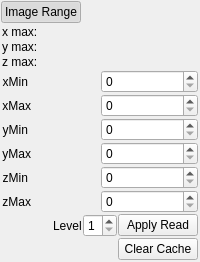
             <widget class="QWidget" name="widget_2" native="true">
              <property name="sizePolicy">
               <sizepolicy hsizetype="Preferred" vsizetype="Fixed">
                <horstretch>0</horstretch>
                <verstretch>0</verstretch>
               </sizepolicy>
              </property>
              <layout class="QGridLayout" name="gridLayout_2">
               <property name="leftMargin">
                <number>1</number>
               </property>
               <property name="topMargin">
                <number>1</number>
               </property>
               <property name="rightMargin">
                <number>1</number>
               </property>
               <property name="bottomMargin">
                <number>1</number>
               </property>
               <property name="spacing">
                <number>1</number>
               </property>
               <item row="0" column="0" alignment="Qt::AlignLeft">
                <widget class="QPushButton" name="pushButton">
                 <property name="text">
                  <string>Image Range</string>
                 </property>
                 <property name="icon">
                  <iconset resource="../sparsetracer.qrc">
                   <normaloff>:/new/tracer/Resource/plus.png</normaloff>
                   <normalon>:/new/tracer/Resource/minus.png</normalon>:/new/tracer/Resource/plus.png</iconset>
                 </property>
                 <property name="checkable">
                  <bool>true</bool>
                 </property>
                 <property name="checked">
                  <bool>true</bool>
                 </property>
                 <property name="flat">
                  <bool>true</bool>
                 </property>
                </widget>
               </item>
               <item row="1" column="0">
                <widget class="QWidget" name="widget" native="true">
                 <layout class="QGridLayout" name="gridLayout">
                  <property name="leftMargin">
                   <number>1</number>
                  </property>
                  <property name="topMargin">
                   <number>1</number>
                  </property>
                  <property name="rightMargin">
                   <number>1</number>
                  </property>
                  <property name="bottomMargin">
                   <number>1</number>
                  </property>
                  <property name="spacing">
                   <number>1</number>
                  </property>
                  <item row="1" column="0" alignment="Qt::AlignLeft">
                   <widget class="QLabel" name="yRangeLabel">
                    <property name="text">
                     <string>y max:</string>
                    </property>
                   </widget>
                  </item>
                  <item row="0" column="0" alignment="Qt::AlignLeft">
                   <widget class="QLabel" name="xRangeLabel">
                    <property name="minimumSize">
                     <size>
                      <width>0</width>
                      <height>10</height>
                     </size>
                    </property>
                    <property name="text">
                     <string>x max:</string>
                    </property>
                   </widget>
                  </item>
                  <item row="3" column="0">
                   <layout class="QHBoxLayout" name="horizontalLayout">
                    <item>
                     <layout class="QVBoxLayout" name="verticalLayout">
                      <item alignment="Qt::AlignLeft">
                       <widget class="QLabel" name="xMinLabel">
                        <property name="sizePolicy">
                         <sizepolicy hsizetype="Preferred" vsizetype="Preferred">
                          <horstretch>0</horstretch>
                          <verstretch>0</verstretch>
                         </sizepolicy>
                        </property>
                        <property name="minimumSize">
                         <size>
                          <width>0</width>
                          <height>0</height>
                         </size>
                        </property>
                        <property name="maximumSize">
                         <size>
                          <width>16777215</width>
                          <height>16777215</height>
                         </size>
                        </property>
                        <property name="text">
                         <string>xMin</string>
                        </property>
                        <property name="alignment">
                         <set>Qt::AlignRight|Qt::AlignTrailing|Qt::AlignVCenter</set>
                        </property>
                       </widget>
                      </item>
                      <item alignment="Qt::AlignLeft">
                       <widget class="QLabel" name="xMaxLabel">
                        <property name="sizePolicy">
                         <sizepolicy hsizetype="Preferred" vsizetype="Preferred">
                          <horstretch>0</horstretch>
                          <verstretch>0</verstretch>
                         </sizepolicy>
                        </property>
                        <property name="text">
                         <string>xMax</string>
                        </property>
                        <property name="alignment">
                         <set>Qt::AlignRight|Qt::AlignTrailing|Qt::AlignVCenter</set>
                        </property>
                       </widget>
                      </item>
                      <item alignment="Qt::AlignLeft">
                       <widget class="QLabel" name="yMinLabel">
                        <property name="sizePolicy">
                         <sizepolicy hsizetype="Preferred" vsizetype="Preferred">
                          <horstretch>0</horstretch>
                          <verstretch>0</verstretch>
                         </sizepolicy>
                        </property>
                        <property name="text">
                         <string>yMin</string>
                        </property>
                        <property name="alignment">
                         <set>Qt::AlignRight|Qt::AlignTrailing|Qt::AlignVCenter</set>
                        </property>
                       </widget>
                      </item>
                      <item alignment="Qt::AlignLeft">
                       <widget class="QLabel" name="yMaxLabel">
                        <property name="sizePolicy">
                         <sizepolicy hsizetype="Preferred" vsizetype="Preferred">
                          <horstretch>0</horstretch>
                          <verstretch>0</verstretch>
                         </sizepolicy>
                        </property>
                        <property name="text">
                         <string>yMax</string>
                        </property>
                        <property name="alignment">
                         <set>Qt::AlignRight|Qt::AlignTrailing|Qt::AlignVCenter</set>
                        </property>
                       </widget>
                      </item>
                      <item alignment="Qt::AlignLeft">
                       <widget class="QLabel" name="zMinLabel">
                        <property name="sizePolicy">
                         <sizepolicy hsizetype="Preferred" vsizetype="Preferred">
                          <horstretch>0</horstretch>
                          <verstretch>0</verstretch>
                         </sizepolicy>
                        </property>
                        <property name="text">
                         <string>zMin</string>
                        </property>
                        <property name="alignment">
                         <set>Qt::AlignRight|Qt::AlignTrailing|Qt::AlignVCenter</set>
                        </property>
                       </widget>
                      </item>
                      <item alignment="Qt::AlignLeft">
                       <widget class="QLabel" name="zMaxLabel">
                        <property name="sizePolicy">
                         <sizepolicy hsizetype="Preferred" vsizetype="Preferred">
                          <horstretch>0</horstretch>
                          <verstretch>0</verstretch>
                         </sizepolicy>
                        </property>
                        <property name="text">
                         <string>zMax</string>
                        </property>
                        <property name="alignment">
                         <set>Qt::AlignRight|Qt::AlignTrailing|Qt::AlignVCenter</set>
                        </property>
                       </widget>
                      </item>
                     </layout>
                    </item>
                    <item>
                     <layout class="QVBoxLayout" name="verticalLayout_2">
                      <item>
                       <widget class="QSpinBox" name="xMinspinBox">
                        <property name="sizePolicy">
                         <sizepolicy hsizetype="Preferred" vsizetype="Preferred">
                          <horstretch>0</horstretch>
                          <verstretch>0</verstretch>
                         </sizepolicy>
                        </property>
                        <property name="minimumSize">
                         <size>
                          <width>0</width>
                          <height>0</height>
                         </size>
                        </property>
                        <property name="maximum">
                         <number>100000</number>
                        </property>
                       </widget>
                      </item>
                      <item>
                       <widget class="QSpinBox" name="xMaxspinBox">
                        <property name="sizePolicy">
                         <sizepolicy hsizetype="Preferred" vsizetype="Preferred">
                          <horstretch>0</horstretch>
                          <verstretch>0</verstretch>
                         </sizepolicy>
                        </property>
                        <property name="maximum">
                         <number>100000</number>
                        </property>
                       </widget>
                      </item>
                      <item>
                       <widget class="QSpinBox" name="yMinspinBox">
                        <property name="sizePolicy">
                         <sizepolicy hsizetype="Preferred" vsizetype="Preferred">
                          <horstretch>0</horstretch>
                          <verstretch>0</verstretch>
                         </sizepolicy>
                        </property>
                        <property name="maximum">
                         <number>100000</number>
                        </property>
                       </widget>
                      </item>
                      <item>
                       <widget class="QSpinBox" name="yMaxspinBox">
                        <property name="sizePolicy">
                         <sizepolicy hsizetype="Preferred" vsizetype="Preferred">
                          <horstretch>0</horstretch>
                          <verstretch>0</verstretch>
                         </sizepolicy>
                        </property>
                        <property name="maximum">
                         <number>100000</number>
                        </property>
                       </widget>
                      </item>
                      <item>
                       <widget class="QSpinBox" name="zMinspinBox">
                        <property name="sizePolicy">
                         <sizepolicy hsizetype="Preferred" vsizetype="Preferred">
                          <horstretch>0</horstretch>
                          <verstretch>0</verstretch>
                         </sizepolicy>
                        </property>
                        <property name="maximum">
                         <number>100000</number>
                        </property>
                       </widget>
                      </item>
                      <item>
                       <widget class="QSpinBox" name="zMaxspinBox">
                        <property name="sizePolicy">
                         <sizepolicy hsizetype="Preferred" vsizetype="Preferred">
                          <horstretch>0</horstretch>
                          <verstretch>0</verstretch>
                         </sizepolicy>
                        </property>
                        <property name="maximum">
                         <number>100000</number>
                        </property>
                       </widget>
                      </item>
                     </layout>
                    </item>
                   </layout>
                  </item>
                  <item row="2" column="0" alignment="Qt::AlignLeft">
                   <widget class="QLabel" name="zRangeLabel">
                    <property name="text">
                     <string>z max:</string>
                    </property>
                   </widget>
                  </item>
                  <item row="4" column="0">
                   <layout class="QHBoxLayout" name="horizontalLayout_2">
                    <item>
                     <spacer name="horizontalSpacer_2">
                      <property name="orientation">
                       <enum>Qt::Horizontal</enum>
                      </property>
                      <property name="sizeHint" stdset="0">
                       <size>
                        <width>40</width>
                        <height>20</height>
                       </size>
                      </property>
                     </spacer>
                    </item>
                    <item>
                     <widget class="QLabel" name="label_3">
                      <property name="text">
                       <string>Level</string>
                      </property>
                     </widget>
                    </item>
                    <item>
                     <widget class="QSpinBox" name="levelSpinBox">
                      <property name="minimum">
                       <number>1</number>
                      </property>
                      <property name="maximum">
                       <number>8</number>
                      </property>
                     </widget>
                    </item>
                    <item>
                     <widget class="QPushButton" name="applyImageReadButton">
                      <property name="text">
                       <string>Apply Read</string>
                      </property>
                     </widget>
                    </item>
                   </layout>
                  </item>
                  <item row="5" column="0">
                   <layout class="QHBoxLayout" name="horizontalLayout_3">
                    <item>
                     <spacer name="horizontalSpacer_4">
                      <property name="orientation">
                       <enum>Qt::Horizontal</enum>
                      </property>
                      <property name="sizeHint" stdset="0">
                       <size>
                        <width>40</width>
                        <height>20</height>
                       </size>
                      </property>
                     </spacer>
                    </item>
                    <item>
                     <widget class="QPushButton" name="action_ClearCache_Button">
                      <property name="text">
                       <string>Clear Cache</string>
                      </property>
                     </widget>
                    </item>
                   </layout>
                  </item>
                 </layout>
                </widget>
               </item>
              </layout>
             </widget>
